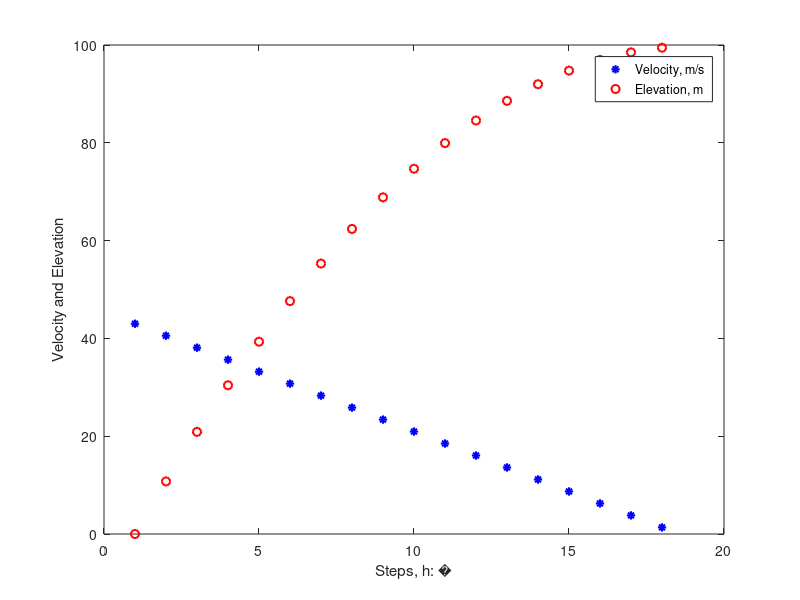

Write the MATLAB code that produced this figure.

% Shooting Method
function z = shoot()
  
  dz = -9.8;
  yf = 100; % final elev
  zf = 0;
  
  step = 0.25;
  lim = 100;
  i = 1;
  
  y = 0;
  z = 43; % init guess
  while z >= zf && i <= lim
   
    plot(i, z, "b*", "LineWidth", 1.5);
    hold on;
    
    plot(i, y, "ro", "LineWidth", 1.5);
    hold on;
    
    y = y + (step * z);
    z = z + (step * dz);
    
    i = i + 1;
  end
  
%   plot(i, z, "b*", "LineWidth", 1.5);
%   hold on;
%     
%   plot(i, y, "ro", "LineWidth", 1.5);
%   hold on;
    
  xlabel(["Steps, h: ", step]);
  ylabel("Velocity and Elevation");
  legend("Velocity, m/s", "Elevation, m");
  hold off;
  
end